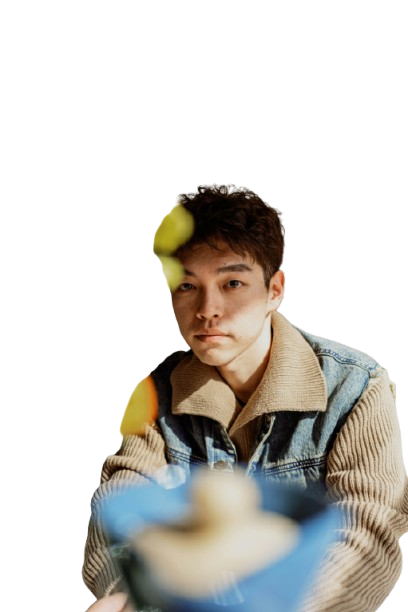
#> input picture ch2-자연어처리-영문-한글-통계-워드클라우드/tommao-wang.png, 408 x 612 px
$ jupyter execute convertImg.ipynb
#> lines starting #> are read from the running program, lines starting #| are printed output that depends on the picture; after the words box and inside, x2 and y2 are one past the last pixel; in counts of white or black regions, pixels touching at a corner belong together
[cell 1]
from PIL import Image, ImageOps

# 배경 이미지 제거 사이트
# https://www.remove.bg/
# 1. 이미지 열기
# 예: 'cat_dog.png' 파일이 현재 디렉토리에 있다고 가정
img = Image.open("tommao-wang.png").convert("RGBA")
#> img is the input picture: PIL image 408x612 RGBA; mean R, G, B, A 52.2, 49.5, 44.1, 96.3

# 2. 알파 채널 추출 (투명 영역)
#    투명 배경이 없는 JPG 등의 경우, 배경을 흰색으로 미리 교체해야 할 수도 있습니다.
r, g, b, alpha = img.split()
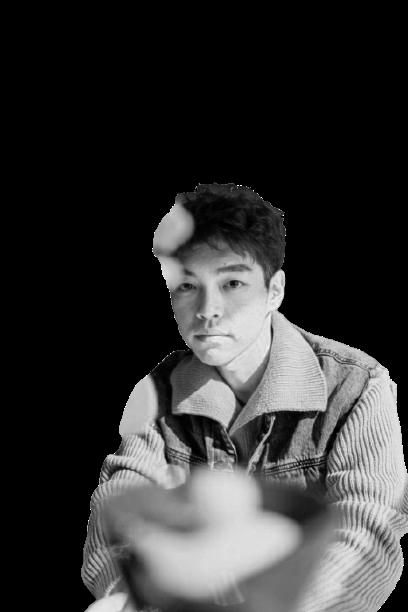
#> r: PIL image 408x612 L; min 0, max 255, mean 52.2
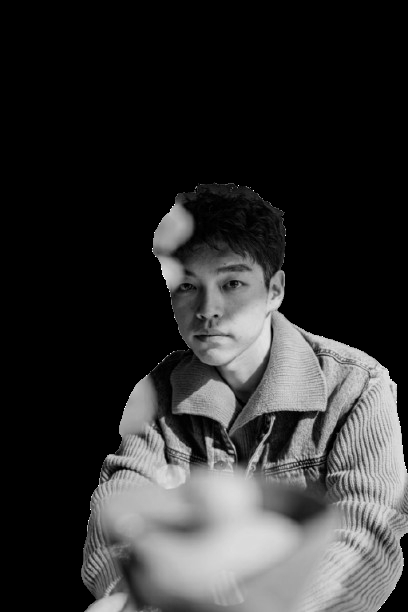
#> g: PIL image 408x612 L; min 0, max 255, mean 49.5
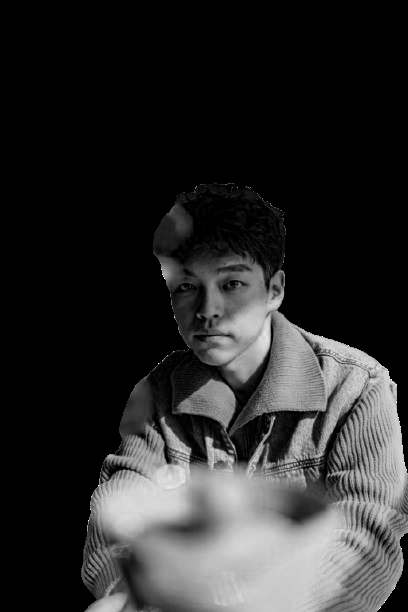
#> b: PIL image 408x612 L; min 0, max 255, mean 44.1
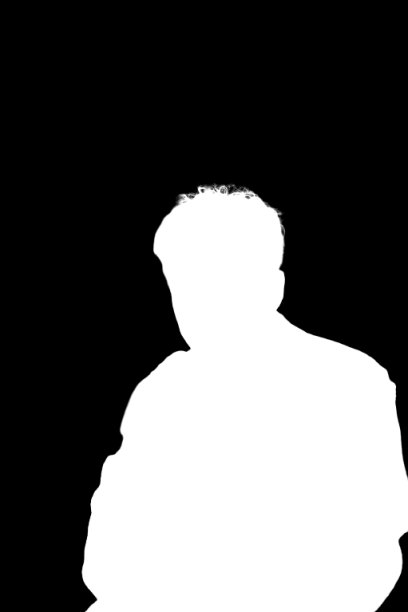
#> alpha: PIL image 408x612 L; min 0, max 255, mean 96.3

# 3. 알파 채널 기준으로 피사체(동물) 영역 마스크 만들기
#    alpha가 0에 가까울수록 투명, 255에 가까울수록 불투명
#    threshold(임계값)를 통해 이진화
threshold = 128
mask = alpha.point(lambda p: 255 if p > threshold else 0)
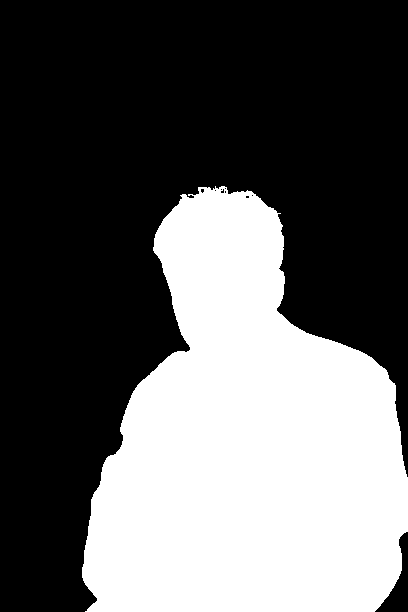
#> mask: PIL image 408x612 L; 37.7% white; 1 white region, box (x1, y1, x2, y2) and area: (82, 186, 408, 612) 94237

# 4. 피사체 영역을 검정색으로 만들기
#    - 새 이미지를 흰색 배경으로 만들고, 피사체 영역만 검정으로 채우는 방식
width, height = img.size
#> width = 408; height = 612
silhouette = Image.new("RGB", (width, height), color="white")  # 배경 흰색
#> silhouette: PIL image 408x612 RGB; every value is 255
# mask가 흰색(255)인 부분만 검정(#000000)으로 채움
# fill 영역이 마스크에서 흰색(255)에 해당하는 부분
silhouette.paste("black", (0, 0, width, height), mask=mask)

# 5. PNG로 저장 (배경은 이미 흰색)
silhouette.save("tommao-wang-prc.png", "PNG")

$ run again, with ch2-자연어처리-영문-한글-통계-워드클라우드/dog_image4.png copied over ch2-자연어처리-영문-한글-통계-워드클라우드/tommao-wang.png
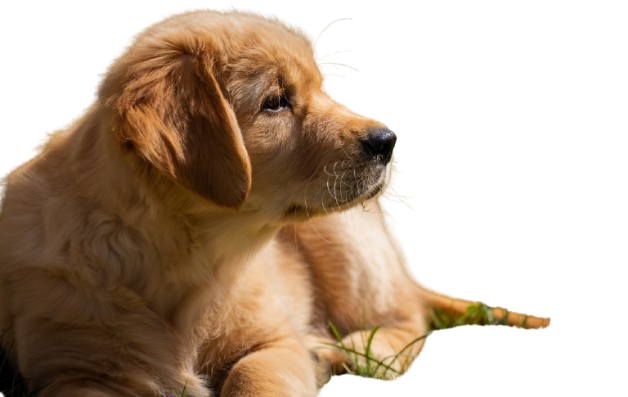
#> input picture ch2-자연어처리-영문-한글-통계-워드클라우드/dog_image4.png, 628 x 397 px
#> img is the input picture: PIL image 628x397 RGBA; mean R, G, B, A 72, 52.8, 34.7, 135.3
#> `r, g, b, alpha = img.split()`:
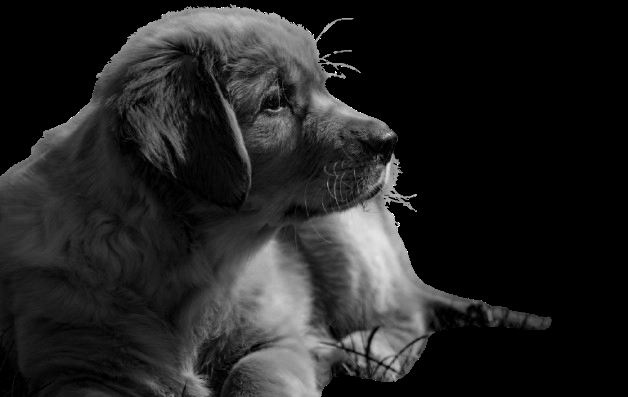
#> b: PIL image 628x397 L; min 0, max 255, mean 34.7
#> `mask = alpha.point(lambda p: 255 if p > threshold else 0)`:
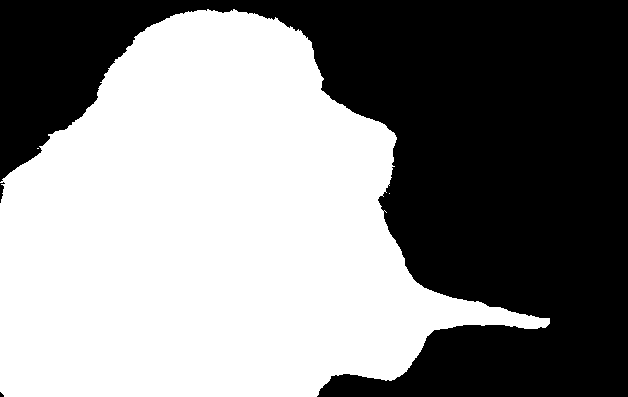
#> mask: PIL image 628x397 L; 53% white; 3 black regions (1 under 20 px), largest, box (x1, y1, x2, y2) and area: (0, 0, 628, 397) 117168, (0, 182, 5, 203) 52
